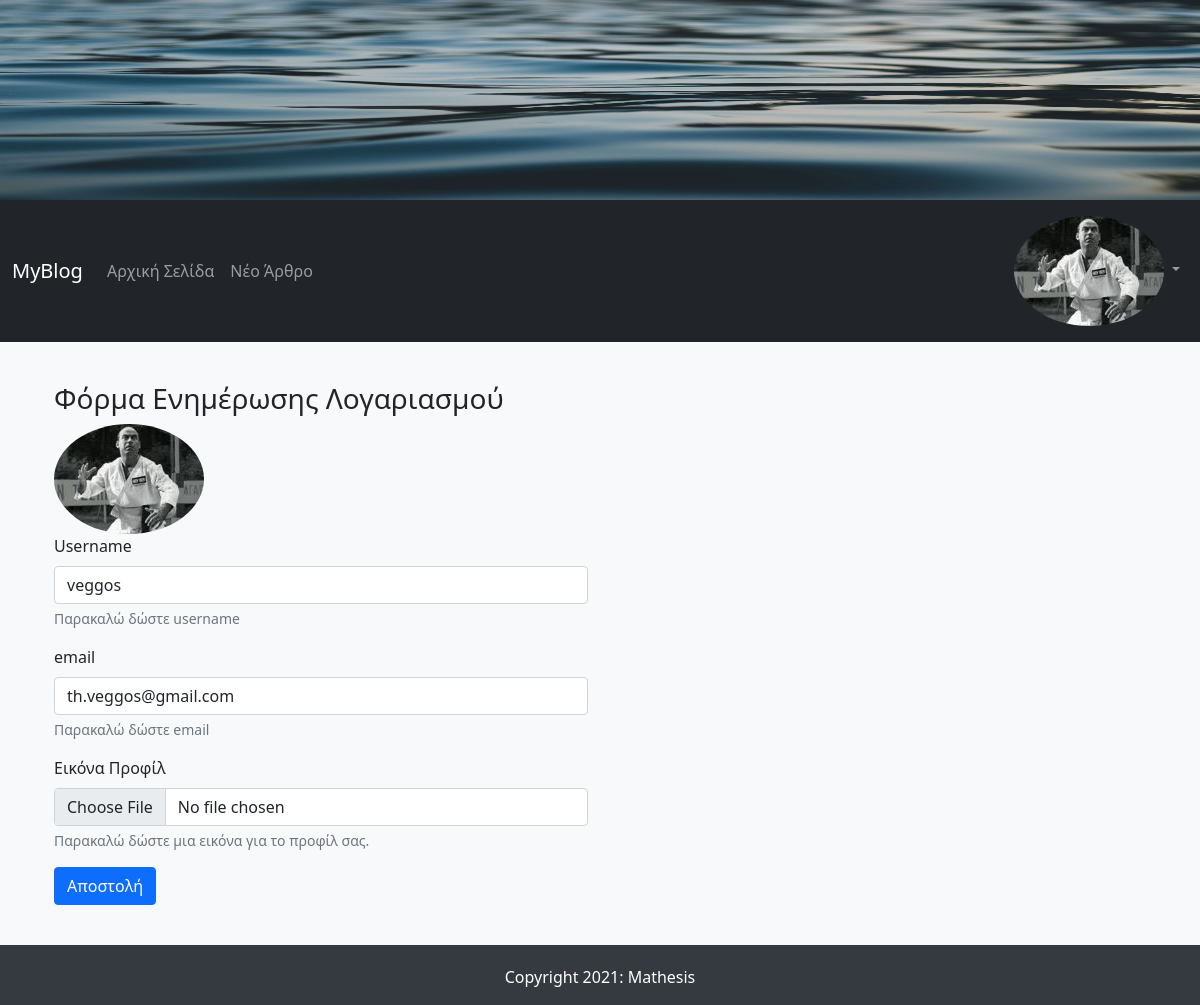
The app's page /account/ (signed in) with its own data.
### FlaskBlogApp/models.py (models this page shows, shortened)
class User(db.Model, UserMixin): # UserMixin extends class to flask-login capabilities
    id = db.Column(db.Integer, primary_key=True)
    username = db.Column(db.String(15), unique=True, nullable=False)
    email = db.Column(db.String(150), unique=True, nullable=False)
    password = db.Column(db.String(36), nullable=False)
    profile_image = db.Column(db.String(30), default='default_profile_image.jpg')
    articles = db.relationship('Article', backref='author', lazy=True) # Article - relationship with the model not the table

### FlaskBlogApp/routes.py (the view, shortened to what this page needs)
@app.route("/account/", methods=["GET", "POST"])
@login_required # User must login to see this page
def account():
    form = AccountUpdateForm(username=current_user.username, email=current_user.email)
    return render_template("account_update.html", form=form)

### FlaskBlogApp/forms.py (shortened to what this page needs)
class AccountUpdateForm(FlaskForm):
   username = StringField(label='Username',
                           validators=[
                              DataRequired(message="Αυτό το πεδίο δεν μπορεί να είναι κενό"),
                              Length(min=3, max=15, message="Αυτό το πεδίο πρέπει να είναι από 3 έως 15 χαρακτήρες")
                           ]
                          )
   email = StringField(label="email",
                        validators=[
                              DataRequired(message="Αυτό το πεδίο δεν μπορεί να είναι κενό"),
                              Email(message="Παρακαλώ εισάγετε ένα σωστό email"),
                        ]
                      )
   profile_image = FileField('Εικόνα Προφίλ',
                              validators=[
                                 Optional(strip_whitespace=True),
                                 FileAllowed(['jpg', 'jpeg', 'png'],
                                             'Επιτρέπονται μόνο αρχεία εικόνων τύπου jpg, jpeg και png!'),
                                 maxImageSize(max_size=3)
                              ]
                           )
   submit = SubmitField(label="Αποστολή")

### FlaskBlogApp/models.py (called while the page is built)
@login_manager.user_loader
def load_user(user_id):
    return User.query.get(int(user_id))

### FlaskBlogApp/templates/account_update.html (shortened to what this page needs)
{% extends "base.html" %}
{% block content %}
    <div class="container login-container">
        <div class="row">
            <div class="col-md-6 login-form-1">
                <h3>Φόρμα Ενημέρωσης Λογαριασμού</h3>
                <img  class="rounded-circle navbar-profile_image" src="{{ url_for('static', filename='images/profiles_images/'+current_user.profile_image) }}" alt="{{ current_user.username }}"
                data-holder-rendered="true" data-bs-toggle="tooltip" data-bs-placement="top"
                title="{{ current_user.username }}">
                <form action="#" method="POST" enctype="multipart/form-data">
                    <div class="mb-3">
                        {{ form.username.label(class="form-label") }}
                        {{ form.username(class="form-control", required=False) }}
                        <div id="usernameHelp" class="form-text">
                            Παρακαλώ δώστε username
                        </div>
                    </div>
                    <div class="mb-3">
                        {{ form.email.label(class="form-label") }}
                        {{ form.email(class="form-control", required=False) }}
                        <div id="emailHelp" class="form-text">
                            Παρακαλώ δώστε email
                        </div>
                    </div>
                    <div class="mb-3">
                        {{ form.profile_image.label(class="form-label") }}
                        {{ form.profile_image(class="form-control") }}
                        <div id="profile_imageHelp" class="form-text">
                            Παρακαλώ δώστε μια εικόνα για το προφίλ σας.
                        </div>
                    </div>
                    <div class="mb-3">
                        {{ form.submit(class="btn btn-primary") }}
                    </div>
                </form>
            </div>
        </div>
    </div>
{% endblock content %}

### FlaskBlogApp/templates/navbar.html (shortened to what this page needs)
<nav class="navbar navbar-expand-lg navbar-dark bg-dark">
    <div class="container-fluid">
      <a class="navbar-brand" href="/">MyBlog</a>
      <div class="collapse navbar-collapse" id="navbarNav">
        <ul class="navbar-nav me-auto mb-2 mb-lg-0">
          <li class="nav-item">
            <a class="nav-link" aria-current="page" href="/">Αρχική Σελίδα</a>
          </li>
          <li class="nav-item">
            <a class="nav-link" href="/new_article/">Νέο Άρθρο</a>
          </li>
        </ul>
        <ul class="nav navbar-nav navbar-right">
          {% if current_user.is_authenticated %}
            <li class="nav-item dropdown">
              <a class="nav-link dropdown-toggle" href="#" id="navbarDropdown" role="button" data-bs-toggle="dropdown" aria-expanded="false">
                <img  class="rounded-circle navbar-profile_image" src="{{ url_for('static', filename='images/profiles_images/'+current_user.profile_image) }}" alt="{{ current_user.username }}"
                data-holder-rendered="true" data-bs-toggle="tooltip" data-bs-placement="top"
                title="{{ current_user.username }}">
              </a>
            </li>
          {% endif %}
        </ul>
      </div>
    </div>
  </nav>

### FlaskBlogApp/static/css/styles.css (style rules this page uses)
body { background-color: #f8f9fa; }
.container { margin-top: 20px; }
.row { margin-top: 20px; }

### records on screen
User: profile_image (picture), username "veggos", email "th.veggos@gmail.com"
